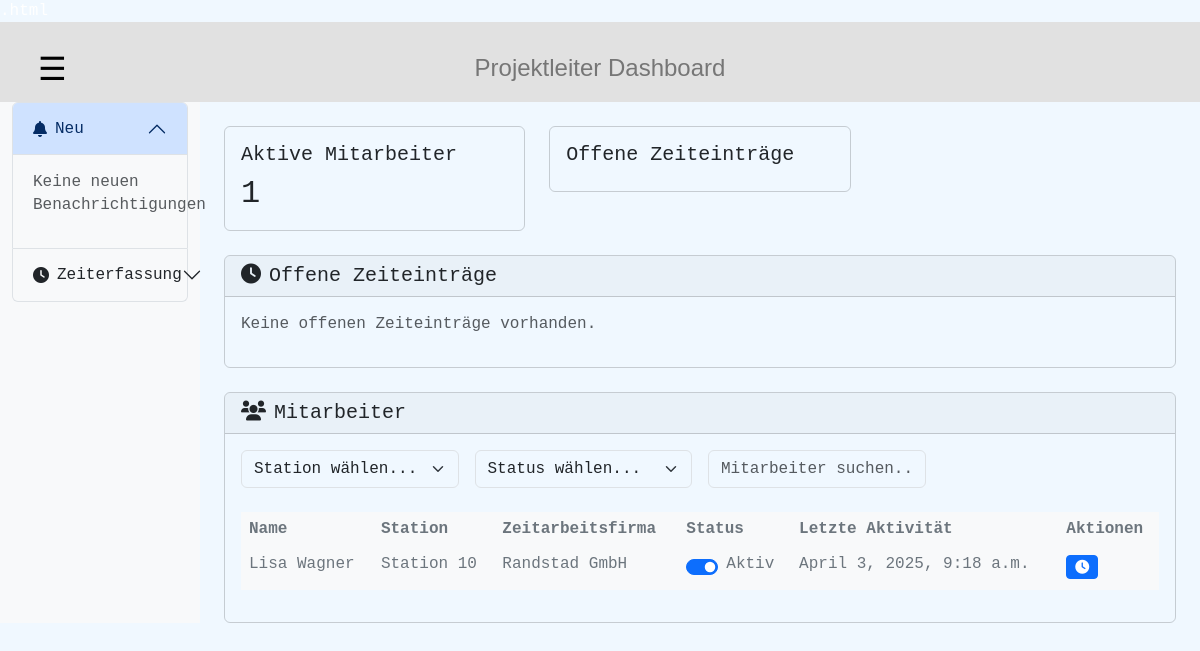
Page /project-manager/dashboard/ (signed in) on the committed database.
### time_tracking/models.py (models this page shows, shortened)
class CustomUser(AbstractUser):
    USER_TYPES = (
        ('ADMIN', 'Administrator'),
        ('PROJECT_MANAGER', 'Projektleiter'),
        ('TEMP_WORKER', 'Zeitarbeitskraft'),
    )
    user_type = models.CharField(max_length=20, choices=USER_TYPES)
    station = models.ForeignKey(Station, on_delete=models.SET_NULL, null=True, blank=True)
    zeitarbeitsfirma = models.ForeignKey(Zeitarbeitsfirma, on_delete=models.SET_NULL, null=True, blank=True)
    project_manager = models.ForeignKey('self', on_delete=models.SET_NULL, null=True, blank=True,
                                        limit_choices_to={'user_type': 'PROJECT_MANAGER'})

class Station(models.Model):
    name = models.CharField(max_length=255)
    location = models.CharField(max_length=255)

class Zeitarbeitsfirma(models.Model):
    name = models.CharField(max_length=255)
    address = models.CharField(max_length=255)
    contact_person = models.CharField(max_length=255)

### time_tracking/views.py (the view)
class ProjectManagerDashboard(UserPassesTestMixin, ListView):
    model = TimeEntry
    template_name = 'time_tracking/admin/project_manager_dashboard.html'
    context_object_name = 'time_entries'
    paginate_by = 10
    ordering = ['-timestamp']
    def test_func(self):
        return is_project_manager(self.request.user)
    def get_queryset(self):
        return TimeEntry.objects.filter(
            user__project_manager=self.request.user
        ).select_related('user')
    def get_context_data(self, **kwargs):
        context = super().get_context_data(**kwargs)
        context['workers'] = CustomUser.objects.filter(
            project_manager=self.request.user,
            user_type='TEMP_WORKER'
        )
        context['active_workers_count'] = context['workers'].filter(is_active=True).count()
        context['pending_entries'] = TimeEntry.objects.filter(
            user__project_manager=self.request.user,
            approval_status='PENDING'  # Changed from status to approval_status
        ).select_related('user').order_by('-timestamp')
        context['notifications'] = Notification.objects.filter(
            user=self.request.user,
            read=False
        ).order_by('-created_at')
        return context

### time_tracking/views.py (called while the page is built)
def is_project_manager(user):
    return user.user_type == 'PROJECT_MANAGER'

### time_tracking/templates/time_tracking/admin/project_manager_dashboard.html (shortened to what this page needs)
{% extends "time_tracking/base/project_manager_base.html" %}
{% load static %}
{% block content %}
<div class="container-fluid" style="background-color: aliceblue;">
    <div class="row">
        <div class="col-md-3 col-lg-2 d-md-block bg-light sidebar">
            <div class="accordion" id="pmAccordion">
                <div class="accordion-item">
                    <h2 class="accordion-header">
                        <button class="accordion-button" type="button" data-bs-toggle="collapse" data-bs-target="#notificationsCollapse">
                            <i class="fas fa-bell me-2"></i>Neu
                        </button>
                    </h2>
                    <div id="notificationsCollapse" class="accordion-collapse collapse show">
                        <div class="accordion-body">
                            {% if notifications %}
                            <div class="list-group">
                                {% for notification in notifications %}
                                <div class="list-group-item">
                                    <div class="d-flex w-100 justify-content-between">
                                        <h6 class="mb-1">{{ notification.title }}</h6>
                                        <small>{{ notification.created_at|timesince }}</small>
                                    </div>
                                    <p class="mb-1">{{ notification.message }}</p>
                                    <div class="mt-2">
                                        <button class="btn btn-success btn-sm approve-entry"
                                                data-entry-id="{{ notification.entry.id }}">
                                            Bestätigen
                                        </button>
                                        <button class="btn btn-danger btn-sm reject-entry"
                                                data-entry-id="{{ notification.entry.id }}">
                                            Ablehnen
                                        </button>
                                    </div>
                                </div>
                                {% endfor %}
                            </div>
                            {% else %}
                            <p class="text-muted">Keine neuen Benachrichtigungen</p>
                            {% endif %}
                        </div>
                    </div>
                </div>
                <div class="accordion-item">
                    <h2 class="accordion-header">
                        <button class="accordion-button collapsed" type="button" data-bs-toggle="collapse" data-bs-target="#timetrackingCollapse">
                            <i class="fas fa-clock me-2"></i>Zeiterfassung
                        </button>
                    </h2>
                </div>
            </div>
        </div>
        <div class="col-md-9 col-lg-10 ms-sm-auto px-md-4">
            <div class="row mt-4">
                <div class="col-md-4">
                    <div class="card">
                        <div class="card-body">
                            <h5 class="card-title">Aktive Mitarbeiter</h5>
                            <p class="card-text h2" id="activeWorkersCount">{{ active_workers_count }}</p>
                        </div>
                    </div>
                </div>
                <div class="col-md-4">
                    <div class="card">
                        <div class="card-body">
                            <h5 class="card-title">Offene Zeiteinträge</h5>
                        </div>
                    </div>
                </div>
            </div>
            <div class="row mt-4" id="pending">
                <div class="col-12">
                    <div class="card">
                        <div class="card-header">
                            <h5 class="card-title mb-0">
                                <i class="fas fa-clock me-2"></i>Offene Zeiteinträge
                            </h5>
                        </div>
                        <div class="card-body">
                            {% regroup pending_entries by user as user_entries %}
                            {% for user_group in user_entries %}
                            <div class="mb-4">
                                <h6>{{ user_group.grouper.get_full_name }}</h6>
                                <div class="table-responsive">
                                    <table class="table">
                                        <thead>
                                            <tr>
                                                <th>Datum</th>
                                                <th>Art</th>
                                                <th>Zeit</th>
                                                <th>Notiz</th>
                                                <th>Aktionen</th>
                                            </tr>
                                        </thead>
                                        <tbody>
                                            {% for entry in user_group.list %}
                                            <tr>
                                                <td>{{ entry.timestamp|date:"d.m.Y" }}</td>
                                                <td>{{ entry.get_entry_type_display }}</td>
                                                <td>{{ entry.timestamp|time:"H:i" }}</td>
                                                <td>{{ entry.note|default:"-" }}</td>
                                                <td>
                                                    <button class="btn btn-success btn-sm approve-entry"
                                                            data-entry-id="{{ entry.id }}">
                                                        <i class="fas fa-check"></i>
                                                    </button>
                                                    <button class="btn btn-danger btn-sm reject-entry"
                                                            data-entry-id="{{ entry.id }}">
                                                        <i class="fas fa-times"></i>
                                                    </button>
                                                </td>
                                            </tr>
                                            {% endfor %}
                                        </tbody>
                                    </table>
                                </div>
                            </div>
                            {% empty %}
                            <p class="text-muted">Keine offenen Zeiteinträge vorhanden.</p>
                            {% endfor %}
                        </div>
                    </div>
                </div>
            </div>
            <div class="row mt-4" id="workers">
                <div class="col-12">
                    <div class="card">
                        <div class="card-header d-flex justify-content-between align-items-center">
                            <h5 class="card-title mb-0">
                                <i class="fas fa-users me-2"></i>Mitarbeiter
                            </h5>
                        </div>
                        <div class="card-body">
                            <form id="filterForm" class="row g-3 mb-4">
                                <div class="col-md-3">
                                    <select class="form-select" id="stationFilter">
                                        <option value="">Station wählen...</option>
                                    </select>
                                </div>
                                <div class="col-md-3">
                                    <select class="form-select" id="statusFilter">
                                        <option value="">Status wählen...</option>
                                    </select>
                                </div>
                                <div class="col-md-3">
                                    <input type="text" class="form-control" id="searchInput"
                                           placeholder="Mitarbeiter suchen...">
                                </div>
                            </form>
                            <div class="table-responsive">
                                <table class="table table-hover">
                                    <thead>
                                        <tr>
                                            <th>Name</th>
                                            <th>Station</th>
                                            <th>Zeitarbeitsfirma</th>
                                            <th>Status</th>
                                            <th>Letzte Aktivität</th>
                                            <th>Aktionen</th>
                                        </tr>
                                    </thead>
                                    <tbody>
                                        {% for worker in workers %}
                                        <tr class="worker-row" data-worker-id="{{ worker.id }}">
                                            <td>{{ worker.get_full_name }}</td>
                                            <td>{{ worker.station.name }}</td>
                                            <td>{{ worker.zeitarbeitsfirma.name }}</td>
                                            <td>
                                                <div class="form-check form-switch">
                                                    <input class="form-check-input worker-status"
                                                           type="checkbox"
                                                           data-worker-id="{{ worker.id }}"
                                                           {% if worker.is_active %}checked{% endif %}>
                                                    <label class="form-check-label">
                                                        {% if worker.is_active %}Aktiv{% else %}Inaktiv{% endif %}
                                                    </label>
                                                </div>
                                            </td>
                                            <td>{{ worker.last_login|default:"-" }}</td>
                                            <td>
                                                <button class="btn btn-sm btn-primary view-times"
                                                        data-worker-id="{{ worker.id }}">
                                                    <i class="fas fa-clock"></i>
                                                </button>
                                            </td>
                                        </tr>
                                        {% endfor %}
                                    </tbody>
                                </table>
                            </div>
                        </div>
                    </div>
                </div>
            </div>
        </div>
    </div>
</div>
{% endblock %}

### time_tracking/static/time_tracking/css/project_manager_dashboard.css (style rules this page uses)
body { --bs-body-font-family: var(--bs-font-monospace); --bs-body-line-height: 1.4; --bs-body-bg: var(--bs-white-100); background-color: #ECECEC; color: #fff; }
.table { --bs-table-color: var(--bs-gray-600); --bs-table-bg: var(--bs-gray-100); --bs-table-border-color: transparent; }
.admin-body { background-color: aliceblue; margin: 0; padding: 0; min-height: 100vh; }

### rows in the picture
CustomUser: get_full_name "Lisa Wagner", station.name "Station 10", zeitarbeitsfirma.name "Randstad GmbH", is_active "☑", shows "Aktiv", last_login "April 3, 2025, 9:18 a.m."

### other values in the picture
{{ active_workers_count }} "1"
